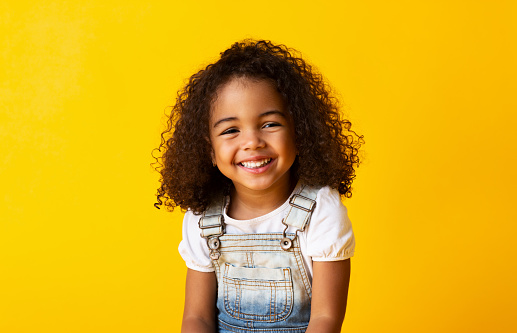
#> input picture Resources/happygirl.jpg, 517 x 333 px, found by its file name
$ python Chap8.py
#> lines starting #> are read from the running program, lines starting #| are printed output that depends on the picture; after the words box and inside, x2 and y2 are one past the last pixel; in counts of white or black regions, pixels touching at a corner belong together
import cv2
#from deepface import DeepFace
faceCascade = cv2.CascadeClassifier(cv2.data.haarcascades + 'haarcascade_frontalface_default.xml')
img=cv2.imread("D:\OpenCv\Resources\happygirl.jpg")
#> img is the input picture: shape (333, 517, 3); mean B, G, R 26, 173.1, 220
imgGray=cv2.cvtColor(img,cv2.COLOR_BGR2GRAY)
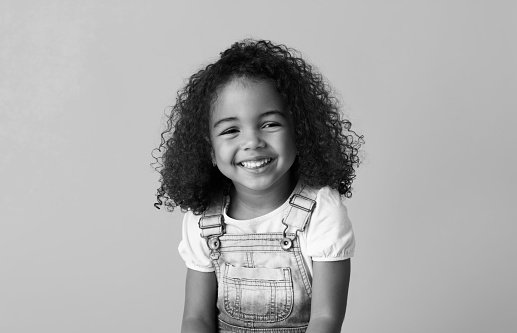
#> imgGray: shape (333, 517); min 0, max 255, mean 170.4

faces =faceCascade.detectMultiScale(imgGray,1.1,4)  #to find faces
#> faces = [[214, 247, 46, 46], [198, 86, 100, 100]]
for(x,y,w,h) in faces:            #rect around face
    cv2.rectangle(img,(x,y),(x+w,y+h),(255,0,0),2)
#> this loop made 2 passes
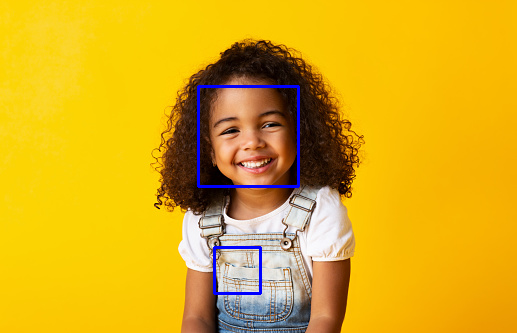
#> img: shape (333, 517, 3); 1.01% of pixels changed, all inside (x1, y1, x2, y2) = (197, 85, 300, 295)


cv2.imshow("Result",img)
cv2.waitKey(0)
